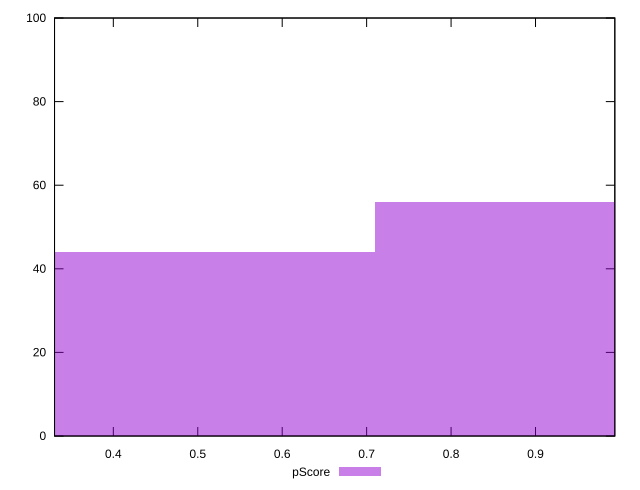

Generate this figure with gnuplot:
reset

$pScore <<EOF
0.9460414960667733 56
0.4730207480333867 44
EOF

set key outside below
set boxwidth 0.4730207480333867
set xrange [0.3303698538865399:0.9939329378565483]
set yrange [0:100]
set trange [0:100]
set style fill transparent solid 0.5 noborder
set terminal svg size 640, 490 enhanced background rgb 'white'
set output "reports/report_00028_2021-02-24T12-49-42.674Z/mainthread-work-breakdown/samples/card/pScore/histogram.svg"

plot $pScore title "pScore" with boxes

reset
